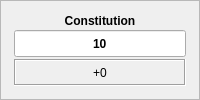
                <widget class="QFrame" name="frameConstitution">
                 <property name="frameShape">
                  <enum>QFrame::StyledPanel</enum>
                 </property>
                 <property name="frameShadow">
                  <enum>QFrame::Raised</enum>
                 </property>
                 <layout class="QGridLayout" name="gridLayout_8">
                  <property name="leftMargin">
                   <number>0</number>
                  </property>
                  <property name="topMargin">
                   <number>0</number>
                  </property>
                  <property name="rightMargin">
                   <number>0</number>
                  </property>
                  <property name="bottomMargin">
                   <number>0</number>
                  </property>
                  <property name="spacing">
                   <number>0</number>
                  </property>
                  <item row="1" column="0">
                   <widget class="QLabel" name="lblFrameStrengthLeft_3">
                    <property name="sizePolicy">
                     <sizepolicy hsizetype="Fixed" vsizetype="Ignored">
                      <horstretch>0</horstretch>
                      <verstretch>0</verstretch>
                     </sizepolicy>
                    </property>
                    <property name="minimumSize">
                     <size>
                      <width>10</width>
                      <height>0</height>
                     </size>
                    </property>
                    <property name="maximumSize">
                     <size>
                      <width>10</width>
                      <height>16777215</height>
                     </size>
                    </property>
                    <property name="pixmap">
                     <pixmap resource="resources.qrc">:/img/data/character_stat_left.png</pixmap>
                    </property>
                    <property name="scaledContents">
                     <bool>true</bool>
                    </property>
                   </widget>
                  </item>
                  <item row="2" column="0">
                   <widget class="QLabel" name="lblFrameStrengthBottomLeft_3">
                    <property name="sizePolicy">
                     <sizepolicy hsizetype="Fixed" vsizetype="Fixed">
                      <horstretch>0</horstretch>
                      <verstretch>0</verstretch>
                     </sizepolicy>
                    </property>
                    <property name="minimumSize">
                     <size>
                      <width>11</width>
                      <height>11</height>
                     </size>
                    </property>
                    <property name="maximumSize">
                     <size>
                      <width>11</width>
                      <height>11</height>
                     </size>
                    </property>
                    <property name="pixmap">
                     <pixmap resource="resources.qrc">:/img/data/character_stat_bottomleft.png</pixmap>
                    </property>
                    <property name="scaledContents">
                     <bool>true</bool>
                    </property>
                   </widget>
                  </item>
                  <item row="0" column="0">
                   <widget class="QLabel" name="lblFrameStrengthTopLeft_3">
                    <property name="sizePolicy">
                     <sizepolicy hsizetype="Fixed" vsizetype="Fixed">
                      <horstretch>0</horstretch>
                      <verstretch>0</verstretch>
                     </sizepolicy>
                    </property>
                    <property name="minimumSize">
                     <size>
                      <width>11</width>
                      <height>11</height>
                     </size>
                    </property>
                    <property name="maximumSize">
                     <size>
                      <width>11</width>
                      <height>11</height>
                     </size>
                    </property>
                    <property name="text">
                     <string/>
                    </property>
                    <property name="pixmap">
                     <pixmap resource="resources.qrc">:/img/data/character_stat_topleft.png</pixmap>
                    </property>
                    <property name="scaledContents">
                     <bool>true</bool>
                    </property>
                   </widget>
                  </item>
                  <item row="1" column="2">
                   <widget class="QLabel" name="lblFrameStrengthRight_3">
                    <property name="sizePolicy">
                     <sizepolicy hsizetype="Fixed" vsizetype="Ignored">
                      <horstretch>0</horstretch>
                      <verstretch>0</verstretch>
                     </sizepolicy>
                    </property>
                    <property name="minimumSize">
                     <size>
                      <width>11</width>
                      <height>0</height>
                     </size>
                    </property>
                    <property name="maximumSize">
                     <size>
                      <width>11</width>
                      <height>16777215</height>
                     </size>
                    </property>
                    <property name="pixmap">
                     <pixmap resource="resources.qrc">:/img/data/character_stat_right.png</pixmap>
                    </property>
                    <property name="scaledContents">
                     <bool>true</bool>
                    </property>
                   </widget>
                  </item>
                  <item row="2" column="2">
                   <widget class="QLabel" name="lblFrameStrengthBottomRight_3">
                    <property name="sizePolicy">
                     <sizepolicy hsizetype="Fixed" vsizetype="Fixed">
                      <horstretch>0</horstretch>
                      <verstretch>0</verstretch>
                     </sizepolicy>
                    </property>
                    <property name="minimumSize">
                     <size>
                      <width>11</width>
                      <height>11</height>
                     </size>
                    </property>
                    <property name="maximumSize">
                     <size>
                      <width>11</width>
                      <height>11</height>
                     </size>
                    </property>
                    <property name="pixmap">
                     <pixmap resource="resources.qrc">:/img/data/character_stat_bottomright.png</pixmap>
                    </property>
                    <property name="scaledContents">
                     <bool>true</bool>
                    </property>
                   </widget>
                  </item>
                  <item row="0" column="2">
                   <widget class="QLabel" name="lblFrameStrengthTopRight_3">
                    <property name="sizePolicy">
                     <sizepolicy hsizetype="Fixed" vsizetype="Fixed">
                      <horstretch>0</horstretch>
                      <verstretch>0</verstretch>
                     </sizepolicy>
                    </property>
                    <property name="minimumSize">
                     <size>
                      <width>11</width>
                      <height>11</height>
                     </size>
                    </property>
                    <property name="maximumSize">
                     <size>
                      <width>11</width>
                      <height>11</height>
                     </size>
                    </property>
                    <property name="text">
                     <string/>
                    </property>
                    <property name="pixmap">
                     <pixmap resource="resources.qrc">:/img/data/character_stat_topright.png</pixmap>
                    </property>
                    <property name="scaledContents">
                     <bool>true</bool>
                    </property>
                   </widget>
                  </item>
                  <item row="1" column="1">
                   <widget class="QFrame" name="frameConstitutionContents">
                    <layout class="QVBoxLayout" name="verticalLayout_31" stretch="1,2,2">
                     <property name="spacing">
                      <number>2</number>
                     </property>
                     <property name="leftMargin">
                      <number>2</number>
                     </property>
                     <property name="topMargin">
                      <number>2</number>
                     </property>
                     <property name="rightMargin">
                      <number>2</number>
                     </property>
                     <property name="bottomMargin">
                      <number>2</number>
                     </property>
                     <item>
                      <widget class="QLabel" name="label_6">
                       <property name="font">
                        <font>
                         <bold>true</bold>
                        </font>
                       </property>
                       <property name="text">
                        <string>Constitution</string>
                       </property>
                       <property name="alignment">
                        <set>Qt::AlignCenter</set>
                       </property>
                      </widget>
                     </item>
                     <item>
                      <widget class="QLineEdit" name="edtCon">
                       <property name="sizePolicy">
                        <sizepolicy hsizetype="Preferred" vsizetype="Preferred">
                         <horstretch>0</horstretch>
                         <verstretch>0</verstretch>
                        </sizepolicy>
                       </property>
                       <property name="font">
                        <font>
                         <bold>true</bold>
                        </font>
                       </property>
                       <property name="text">
                        <string>10</string>
                       </property>
                       <property name="alignment">
                        <set>Qt::AlignCenter</set>
                       </property>
                      </widget>
                     </item>
                     <item>
                      <widget class="QLabel" name="lblConMod">
                       <property name="autoFillBackground">
                        <bool>false</bool>
                       </property>
                       <property name="frameShape">
                        <enum>QFrame::Box</enum>
                       </property>
                       <property name="frameShadow">
                        <enum>QFrame::Sunken</enum>
                       </property>
                       <property name="text">
                        <string>+0</string>
                       </property>
                       <property name="alignment">
                        <set>Qt::AlignCenter</set>
                       </property>
                      </widget>
                     </item>
                    </layout>
                   </widget>
                  </item>
                  <item row="0" column="1">
                   <widget class="QLabel" name="lblFrameStrengthTop_3">
                    <property name="sizePolicy">
                     <sizepolicy hsizetype="Ignored" vsizetype="Fixed">
                      <horstretch>0</horstretch>
                      <verstretch>0</verstretch>
                     </sizepolicy>
                    </property>
                    <property name="minimumSize">
                     <size>
                      <width>0</width>
                      <height>11</height>
                     </size>
                    </property>
                    <property name="maximumSize">
                     <size>
                      <width>16777215</width>
                      <height>11</height>
                     </size>
                    </property>
                    <property name="pixmap">
                     <pixmap resource="resources.qrc">:/img/data/character_stat_top.png</pixmap>
                    </property>
                    <property name="scaledContents">
                     <bool>true</bool>
                    </property>
                   </widget>
                  </item>
                  <item row="2" column="1">
                   <widget class="QLabel" name="lblFrameStrengthBottom_3">
                    <property name="sizePolicy">
                     <sizepolicy hsizetype="Ignored" vsizetype="Ignored">
                      <horstretch>0</horstretch>
                      <verstretch>0</verstretch>
                     </sizepolicy>
                    </property>
                    <property name="minimumSize">
                     <size>
                      <width>0</width>
                      <height>11</height>
                     </size>
                    </property>
                    <property name="maximumSize">
                     <size>
                      <width>16777215</width>
                      <height>11</height>
                     </size>
                    </property>
                    <property name="pixmap">
                     <pixmap resource="resources.qrc">:/img/data/character_stat_bottom.png</pixmap>
                    </property>
                    <property name="scaledContents">
                     <bool>true</bool>
                    </property>
                   </widget>
                  </item>
                 </layout>
                </widget>
